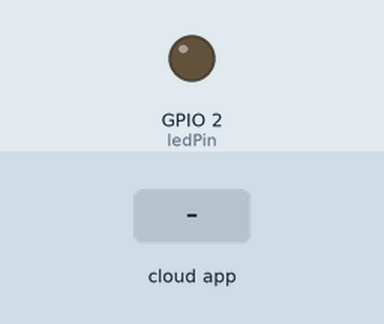
Recording of a sketch running on a simulated ESP32. Parts: output pins drawn as LEDs (lit = HIGH). The test bench sets the inputs (shaded band). WiFi joins after 1.5 s; servers stay silent unless stated; the ROS host is connected and sends only what is stated; what the sketch prints to the serial monitor is not drawn.

Above: at 2.7 s.
2.8 s: the phone or cloud app sets toggle_led to 0
At 3.2 s:
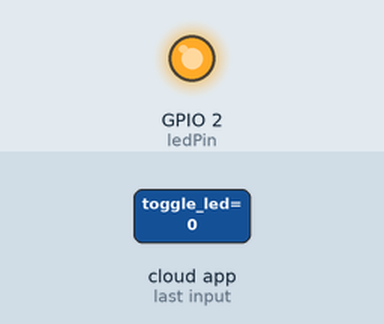
Timing chart, 0 to 5.8 s (numbered marks = the images above; inputs shaded):
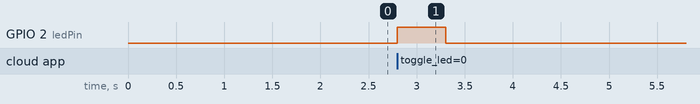

The sketch:

TcpBlink.ino
```cpp
/*
 * rosserial Subscriber Example using TCP on Arduino Shield (Wiznet W5100 based)
 * Blinks an LED on callback
 */
#include <SPI.h>
#include <Ethernet.h>
#include "WiFi.h"

#define ROSSERIAL_ARDUINO_TCP

#include <ros.h>
#include <std_msgs/Empty.h>

ros::NodeHandle  nh;

// Shield settings
//byte mac[] = { 0xDE, 0xAD, 0xBE, 0xEF, 0xFE, 0xED };
//IPAddress ip(192, 168, 0, 177);

// Server settings
IPAddress server(192, 168, 43, 55);
uint16_t serverPort = 11411;

const char* ssid = "<yourWifiName>";
const char* password = "yourWiFiPassword";

const uint8_t ledPin = 2; // 13 already used for SPI connection with the shield

void messageCb( const std_msgs::Empty&){
  Serial.println("Recieved packet");
  digitalWrite(ledPin, 1);   // blink the led
  delay(500);
  digitalWrite(ledPin, 0);   // blink the led

}

ros::Subscriber<std_msgs::Empty> sub("toggle_led", &messageCb );

void setup()
{
//  Ethernet.begin(mac, ip);
//  // give the Ethernet shield a second to initialize:
//  delay(1000);
  pinMode(ledPin, OUTPUT);
  Serial.begin(115200);
  setupWiFi();
  nh.getHardware()->setConnection(server, serverPort);
  nh.initNode();
  nh.subscribe(sub);
}

void loop()
{
  nh.spinOnce();
  delay(1);
}

void setupWiFi() {
  WiFi.begin(ssid, password);
  while(WiFi.status() != WL_CONNECTED) {delay(500);Serial.print(".");}
  Serial.println(WiFi.SSID());
  Serial.println(WiFi.localIP());
}
```

Measured:
- after the input at 2.8 s, GPIO 2 (ledPin): LOW → HIGH at once, → LOW 0.50 s later
